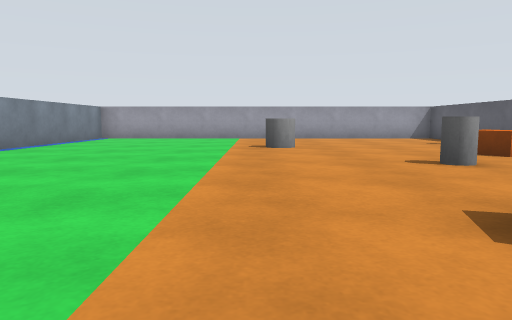
View 1 (above)

15 first-person views from a walk through a robot-simulator world made for Gazebo. The camera is 0.26 m above the floor, tilts 6° down and sees 70° across. The floor is counted in squares, 0.5 m on a side. Each view is taken from the middle of a square. On the plan, view 1 faces up. The plan holds only what a view shows up to about 9 squares ahead; the rest is blank.

View 2
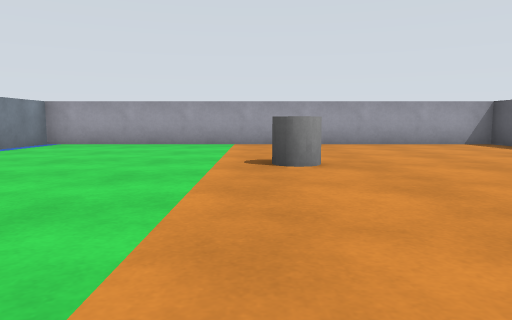

View 3
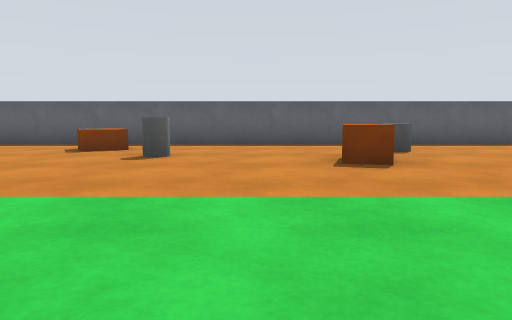

View 4
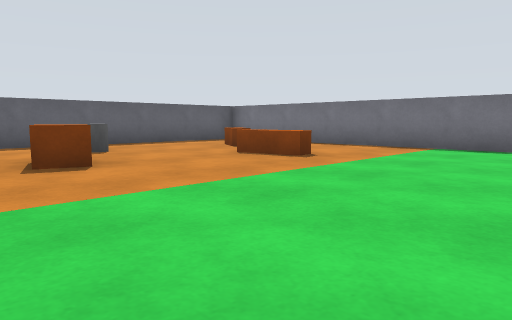

View 5
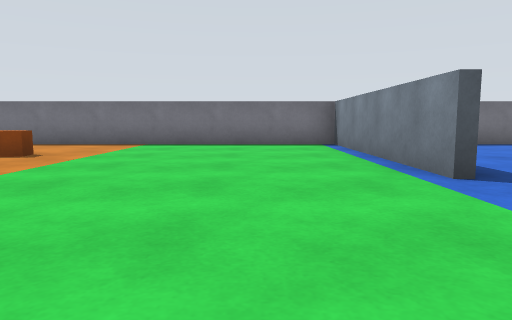

View 6
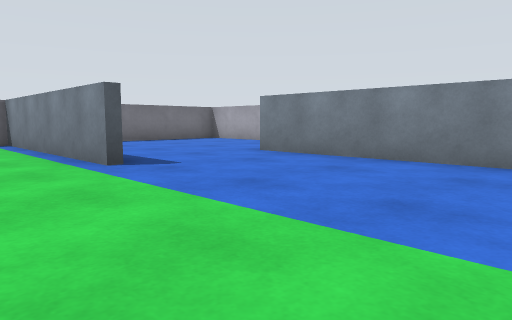

View 7
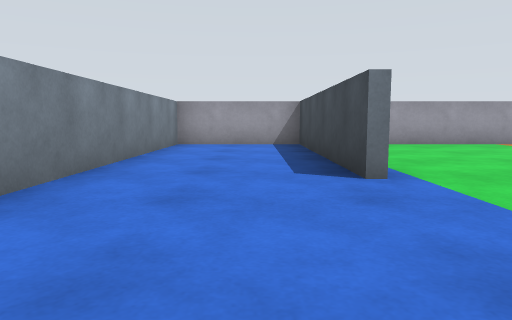

View 8
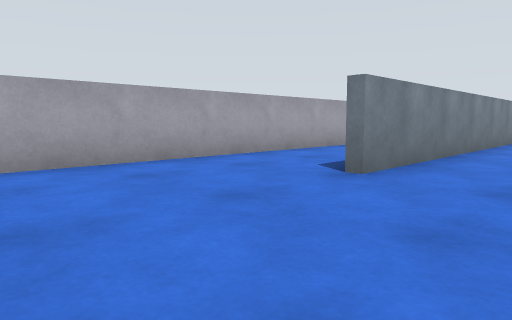

View 9
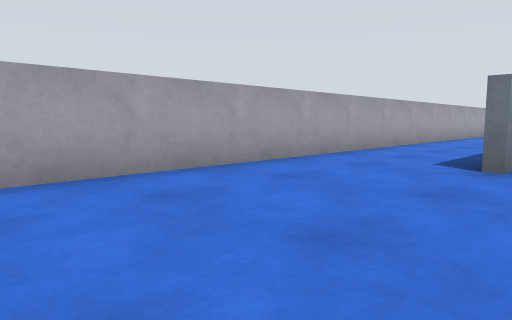

View 10
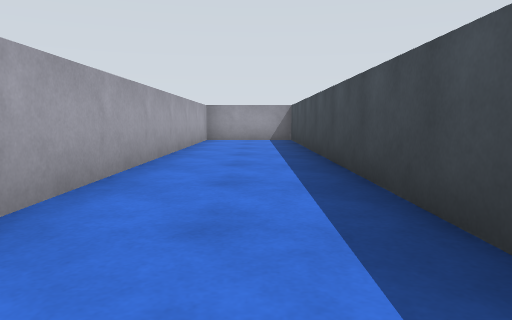

View 11
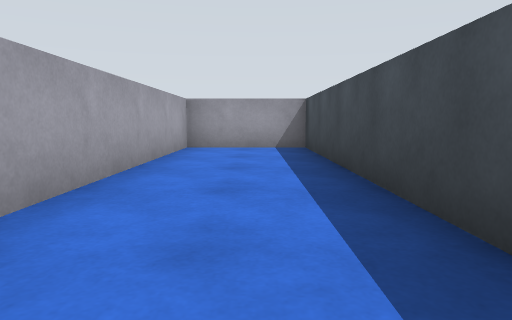

View 12
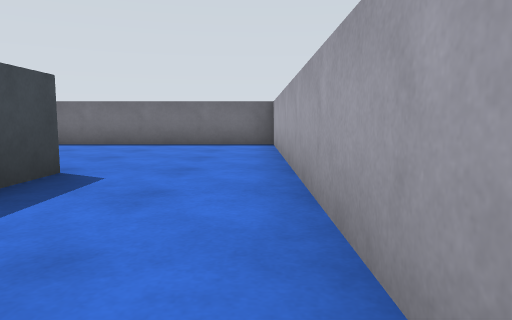

View 13
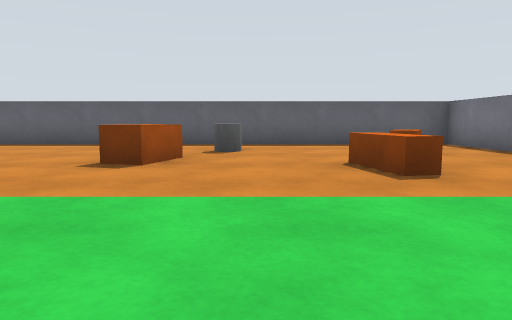

View 14
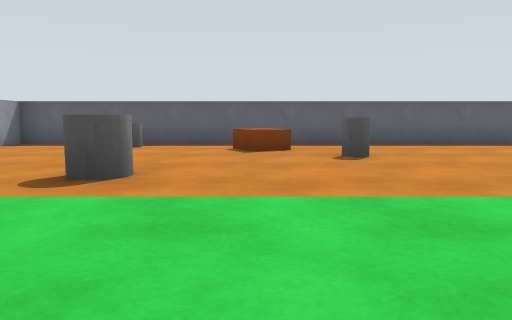

View 15
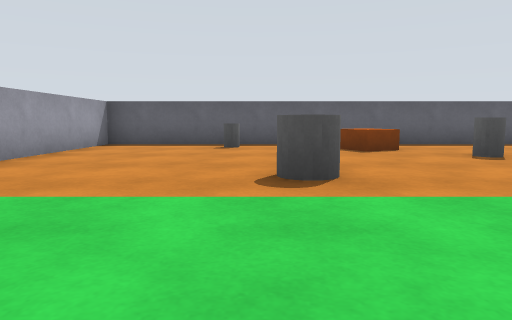

### Floor plan
Ten units are one square. View 1 is at (0, 0); x grows to the right and y downward. Boxes are objects, and circles mark ways between rooms. Rooms are numbered by the first view taken in them; rooms with no view inside come last. Other rooms are left out.
<svg viewBox="-110 -120 169 169">
<path fill="none" stroke="#000" d="M-50 -62 -50 -114 -79 -114M-48 -8 -48 44 54 44 54 -114 -48 -114 -48 -68M-78 -115 -78 -2M-80 -2 -80 -114M-105 44 -54 44M-79 -114 -104 -114 -104 41"/>
<rect x="-5" y="-85" width="20" height="20" fill="#bbb"><title>grey cylinder</title></rect>
<rect x="5" y="5" width="10" height="20" fill="#bbb"><title>orange box</title></rect>
<rect x="15" y="-25" width="10" height="20" fill="#bbb"><title>orange box</title></rect>
<rect x="15" y="-55" width="10" height="10" fill="#bbb"><title>grey cylinder</title></rect>
<rect x="25" y="15" width="10" height="20" fill="#bbb"><title>orange box</title></rect>
<rect x="25" y="-5" width="10" height="10" fill="#bbb"><title>grey cylinder</title></rect>
<rect x="35" y="-65" width="10" height="10" fill="#bbb"><title>orange box</title></rect>
<rect x="35" y="-95" width="10" height="10" fill="#bbb"><title>grey cylinder</title></rect>
<circle cx="-65" cy="0" r="3" fill="#2a7"/>
<text x="-10" y="-40">1</text>
<text x="-90" y="-20">2</text>
</svg>
Room 1 opens to room 2.

Where each view was taken, in squares from view 1:
view 1: 0 up, 0 right, facing up
view 2: 3 up, 0 right, facing up
view 3: 3 up, 3 left, facing right
view 4: 3 up, 3 left, facing down-right
view 5: 4 up, 3 left, facing down
view 6: 5 up, 3 left, facing down-left
view 7: 3 up, 6 left, facing up
view 8: 3 down, 6 left, facing up-left
view 9: 4 down, 7 left, facing up-left
view 10: 1 up, 9 left, facing up
view 11: 4 up, 9 left, facing up
view 12: 4 up, 10 left, facing down
view 13: 0 up, 3 left, facing right
view 14: 6 up, 3 left, facing right
view 15: 8 up, 3 left, facing right
